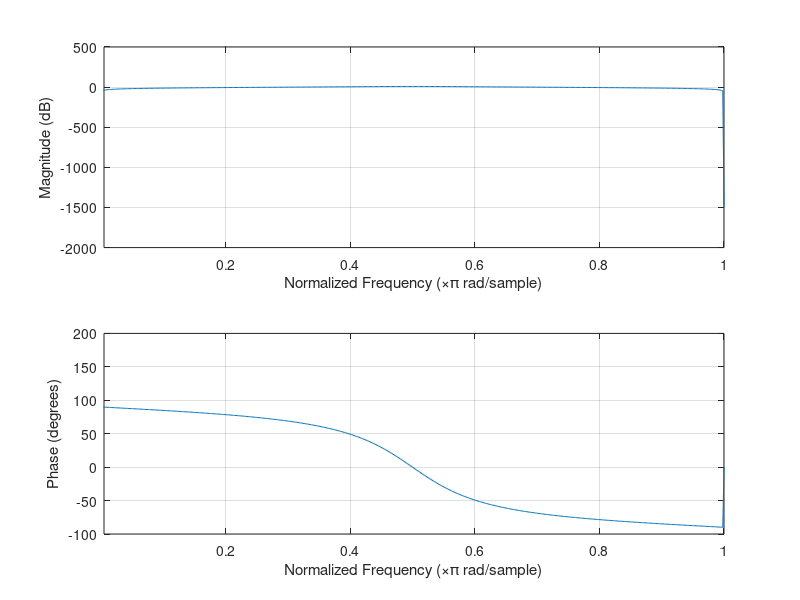

This chart was generated by the following MATLAB code:
% coeffs from cookbook

fs = 44100;
G = 10;
f0 = 1000;
BW = 500;


%%%% Peaking Parametric Equaliser Filter
A = 10^(G/40);
omega0 = 2*pi*(f0/fs);
alpha = sin(omega0)*sinh((log(2)/2)*BW*(omega0/sin(omega0)));

b0 = 1+alpha*A;
b1 = -2*cos(omega0);
b2 = 1 + alpha;

a0 = 1 + alpha;
a1 = -2*cos(omega0);
a2 = 1 - alpha;


%%%% Filter Response
b = [b0 b1 b2];
a = [a0 a1 a2];
freqz(a,b,[])

ax = findall(gcf, 'Type', 'axes');

set(ax, 'XLim', [0.005 1]);